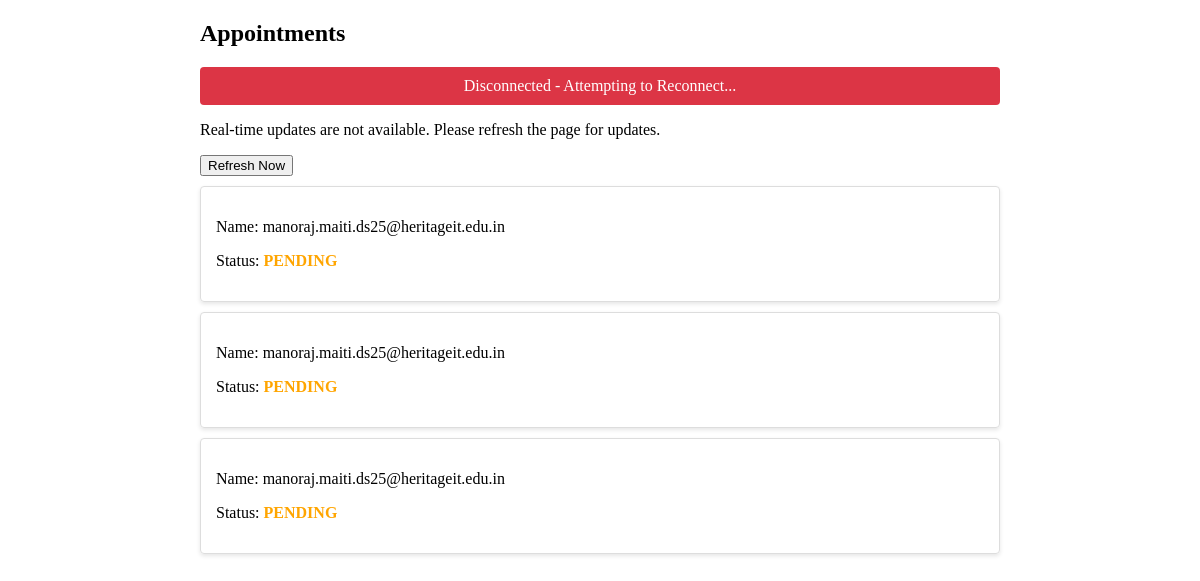
The app's page /, older data.
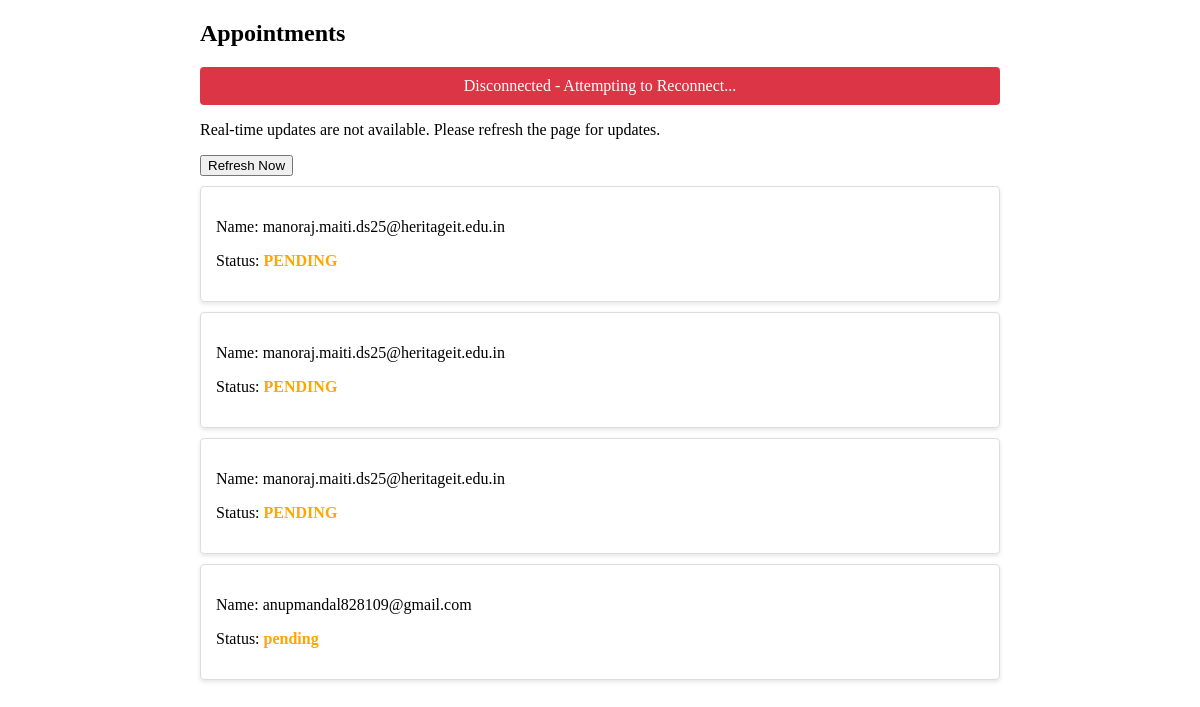
The same page, newer data.
### appointment/models.py (models this page shows, shortened)
class Appointment(models.Model):
    id = models.UUIDField(primary_key=True, default=uuid.uuid4, editable=False)
    visitor_name = models.CharField(max_length=100)
    email = models.EmailField()
    phone = models.CharField(max_length=15)
    date = models.DateField()
    description = models.TextField(blank=True)
    status = models.CharField(
            max_length=20,
            choices=STATUS_CHOICES,
            default="pending",
        )  # Status field (Pending, In Progress, Completed)
    assigned_to = models.ForeignKey(
        User,
        on_delete=models.SET_NULL,
        null=True,
        blank=True,
        related_name="assigned_appointments",limit_choices_to={'role': 'gm'}
    )
    company_name = models.CharField(max_length=100,default="?None")
    company_address = models.CharField(max_length=100,default="?None")
    purpose_of_visit = models.CharField(max_length=100,default="?None")
    visitor_img = models.ImageField(upload_to='visitor_img/' ,blank=True)  # 'product_images/' is the folder where the image will be saved
    created_at = models.DateTimeField(auto_now_add=True)  # Automatically set on creation
    updated_at = models.DateTimeField(auto_now=True)  # Automatically updated on save
    created_by = models.ForeignKey(User, on_delete=models.SET_NULL, null=True, blank=True, related_name="created_appointments",limit_choices_to={'role': 'pa'})  # User who created the appointment
    updated_by = models.ForeignKey(User, on_delete=models.SET_NULL, null=True, blank=True, related_name="updated_appointments")  # User who last updated the appointment

### webshocket/views.py (the view)
# urls.py: path("", index),
def index(request):
    appointments = Appointment.objects.all()
    return render(request, 'i.html', {'appointments': appointments})

### webshocket/templates/i.html (shortened to what this page needs)
<!DOCTYPE html>
<html lang="en">
<head>
</head>
<body>
    <div id="appointments-container">
        <h2>Appointments</h2>
        <div id="connection-status"></div>
        <div id="fallback-message" style="display: none;">
            <p>Real-time updates are not available. Please refresh the page for updates.</p>
            <button onclick="window.location.reload()">Refresh Now</button>
        </div>
        <div id="appointments-list">
            {% for appointment in appointments %}
            <div class="appointment" id="appointment-{{ appointment.id }}">
                <p>Name: {{ appointment.email }}</p>
                <p>Status: <span class="status-{{ appointment.status|lower }}">{{ appointment.status }}</span></p>
            </div>
            {% endfor %}
        </div>
    </div>
</body>
</html>

Row changes from the older to the newer data that the page shows:
added Appointment: email "anupmandal828109@gmail.com", status "pending"
